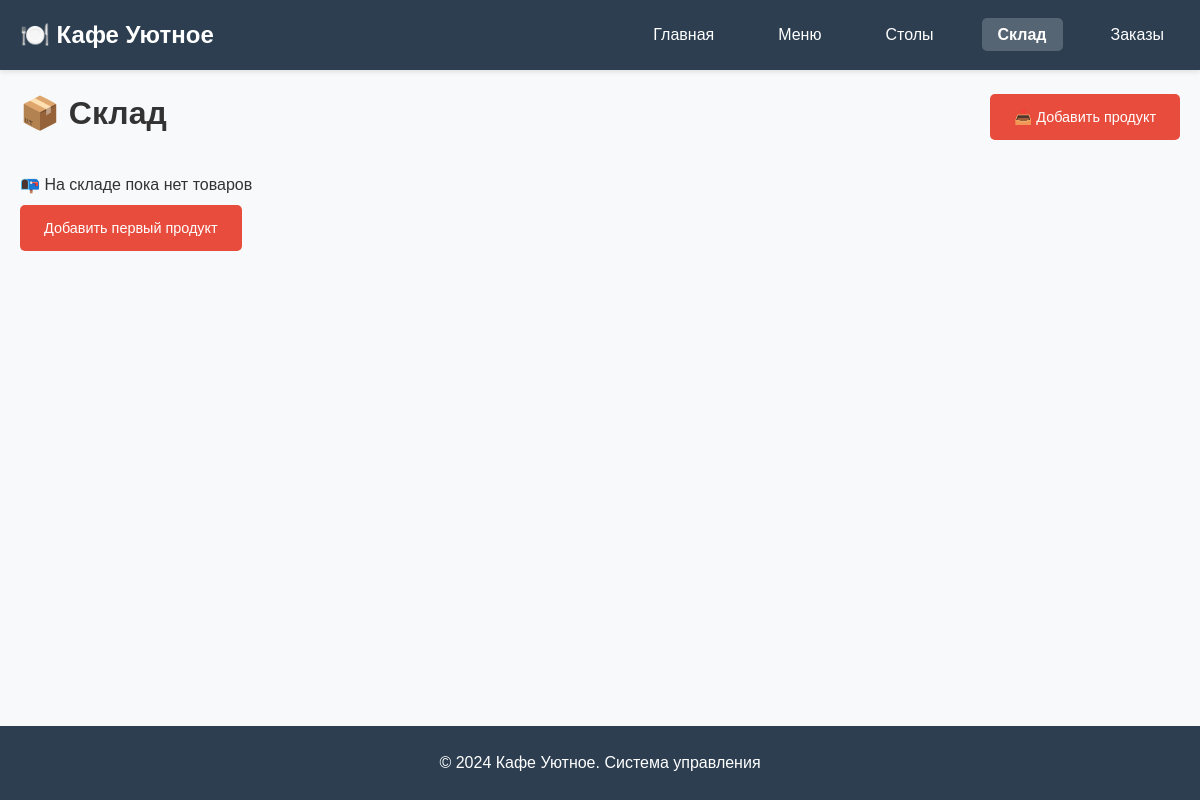
Page /stock/ on the earlier database version.
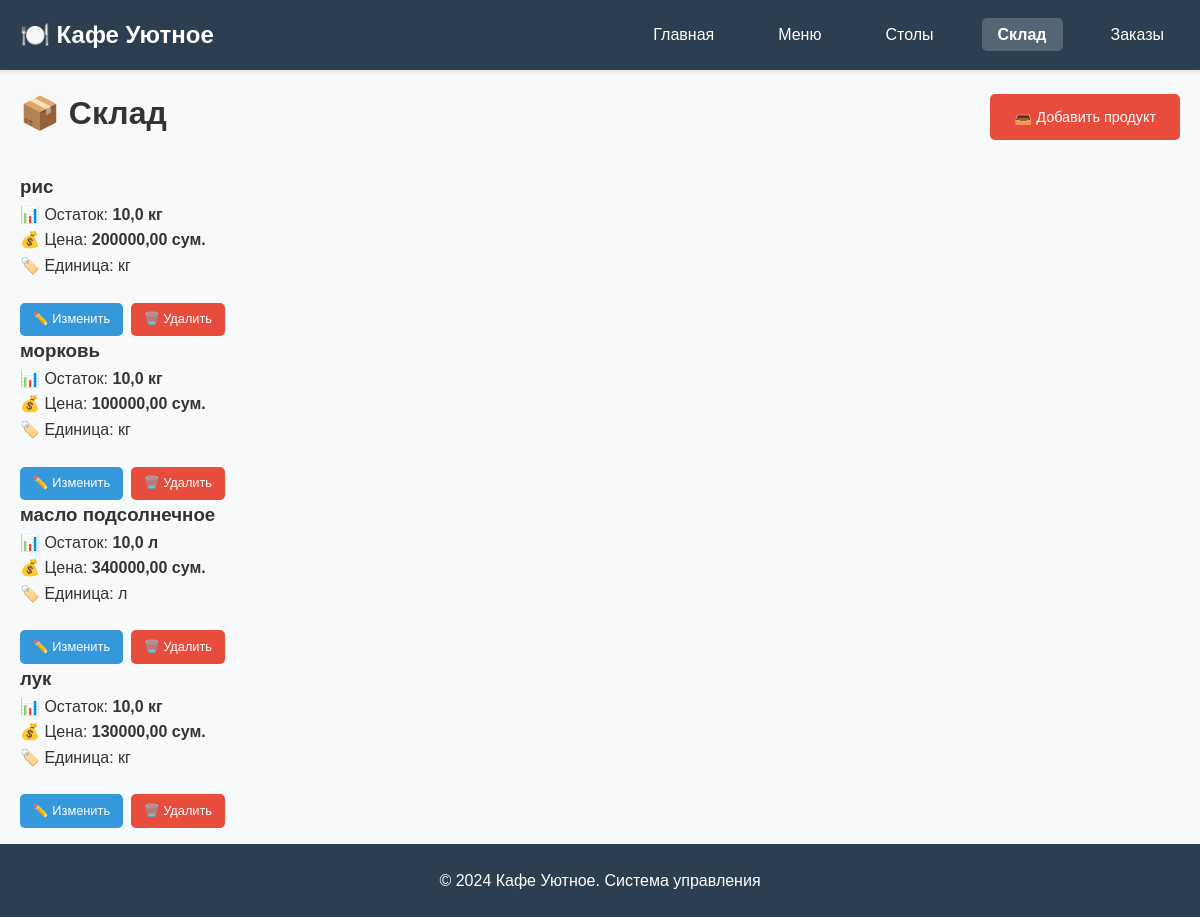
Same page on the later database version.
### main/models.py (models this page shows, shortened)
class Product(models.Model):
    name = models.CharField(max_length=100)
    unit = models.CharField(max_length=20, choices=[
        ('kg', 'кг'),
        ('liters', 'л'),
        ('pieces', 'шт'),
        ('grams', 'г')
    ])
    quantity = models.FloatField(default=0)
    purchase_price = models.DecimalField(max_digits=10, decimal_places=2)

### main/views.py (the view)
# urls.py: path('stock/', product_list, name='stock'),
def product_list(request):
    products = Product.objects.all()
    return render(request, 'product_list.html', {'products': products})

### templates/product_list.html (shortened to what this page needs)
{% extends "base.html" %}
{% block content %}
<div class="container">
    <div class="page-header">
        <h1>📦 Склад</h1>
        <a href="/stock/add/" class="btn primary">📥 Добавить продукт</a>
    </div>
    <div class="products-grid">
        {% for product in products %}
        <div class="product-card">
            <h3>{{ product.name }}</h3>
            <div class="product-info">
                <p>📊 Остаток: <strong>{{ product.quantity }} {{ product.get_unit_display }}</strong></p>
                <p>💰 Цена: <strong>{{ product.purchase_price }} сум.</strong></p>
                <p>🏷️ Единица: {{ product.get_unit_display }}</p>
            </div>
            <div class="card-actions">
                <a href="/stock/{{ product.id }}/edit/" class="btn btn-sm">✏️ Изменить</a>
                <a href="/stock/{{ product.id }}/delete/" class="btn btn-sm danger"
                    onclick="return confirm('Удалить продукт {{ product.name }}?')">🗑️ Удалить</a>
            </div>
        </div>
        {% empty %}
        <div class="empty-state">
            <p>📭 На складе пока нет товаров</p>
            <a href="/stock/add/" class="btn primary">Добавить первый продукт</a>
        </div>
        {% endfor %}
    </div>
</div>
{% endblock %}

### templates/base.html (shortened to what this page needs)
{% load static %}
<!DOCTYPE html>
<html lang="ru">
<head>
    <link rel="stylesheet" href="{% static 'style.css' %}">
</head>
<body>
    <header>
        <nav class="navbar">
            <div class="nav-container">
                <h1 class="logo">🍽️ Кафе Уютное</h1>
                <ul class="nav-menu">
                    <li><a href="/">Главная</a></li>
                    <li><a href="/menu/">Меню</a></li>
                    <li><a href="/tables/">Столы</a></li>
                    <li><a href="/stock/">Склад</a></li>
                    <li><a href="/orders/">Заказы</a></li>
                </ul>
            </div>
        </nav>
    </header>
    <main>
        {% block content %}
        {% endblock %}
    </main>
    <footer>
        <div class="footer-content">
            <p>&copy; 2024 Кафе Уютное. Система управления</p>
        </div>
    </footer>
</body>
</html>

### static/style.css (style rules this page uses)
* { margin: 0; padding: 0; box-sizing: border-box; }
body { font-family: 'Arial', sans-serif; line-height: 1.6; color: #333; background-color: #f8f9fa; min-height: 100vh; display: flex; flex-direction: column; }
.container { max-width: 1200px; margin: 0 auto; padding: 0 20px; flex: 1; }
.navbar { background: #2c3e50; color: white; padding: 1rem 0; box-shadow: 0 2px 5px rgba(0,0,0,0.1); }
.nav-container { max-width: 1200px; margin: 0 auto; padding: 0 20px; display: flex; justify-content: space-between; align-items: center; }
.logo { font-size: 1.5rem; font-weight: bold; }
.nav-menu { display: flex; list-style: none; gap: 2rem; }
.nav-menu a { color: white; text-decoration: none; transition: color 0.3s; padding: 0.5rem 1rem; border-radius: 5px; }
main { flex: 1; padding: 1rem 0; }
.btn { display: inline-block; padding: 0.7rem 1.5rem; background: #3498db; color: white; text-decoration: none; border-radius: 5px; border: none; cursor: pointer; transition: background 0.3s, transform 0.2s; font-size: 0.9rem; margin-top: 0.5rem; }
.btn.primary { background: #e74c3c; }
footer { background: #2c3e50; color: white; text-align: center; padding: 1.5rem 0; margin-top: auto; }
.footer-content { max-width: 1200px; margin: 0 auto; padding: 0 20px; }
.page-header { display: flex; justify-content: space-between; align-items: center; margin-bottom: 2rem; }
.card-actions { display: flex; gap: 0.5rem; margin-top: 1rem; flex-wrap: wrap; }
.btn-sm { padding: 0.4rem 0.8rem; font-size: 0.8rem; text-decoration: none; display: inline-block; text-align: center; }
.btn.danger { background: #e74c3c; color: white; }

Differences in the rows shown:
added Product: name "рис", quantity "10,0", unit "кг", purchase_price "200000,00"
added Product: name "морковь", quantity "10,0", unit "кг", purchase_price "100000,00"
added Product: name "масло подсолнечное", quantity "10,0", unit "л", purchase_price "340000,00"
added Product: name "лук", quantity "10,0", unit "кг", purchase_price "130000,00"
Other differences:
text no longer shown: "📭 На складе пока нет товаров Добавить первый продукт"
